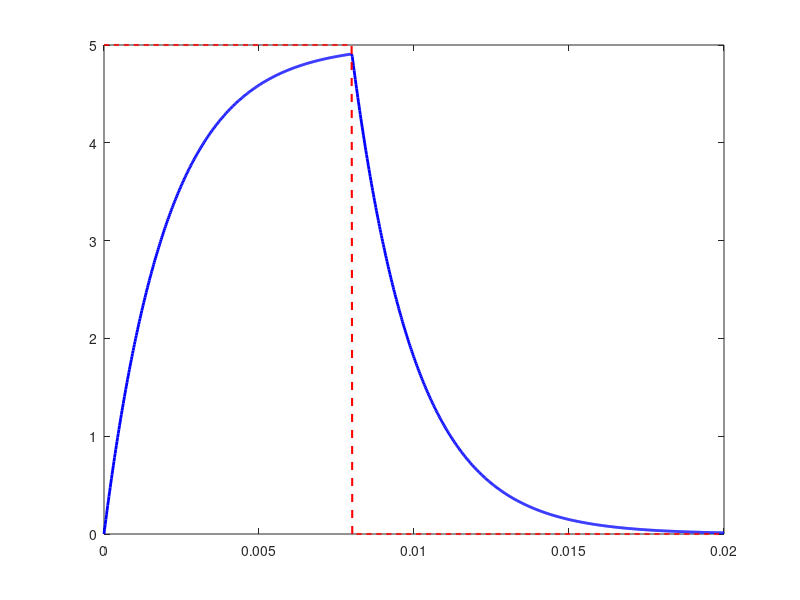

Write the MATLAB code that produced this figure. (Note: this script raises an error after producing the figure.)
close all;
clc;
clear;

% --- Common Parameters ---
r1 = 1000; 
c1 = 2e-6;
tau = r1 * c1; % Time constant (0.002s)
vC0 = 0;
vm = 5;
t = linspace(0, 0.02, 1000); 

% System Definition (Transfer Function)
num = 1;
den = [tau 1];
sys = tf(num, den);

%% Plot 1: Standard 4-Tau Pulse
figure(1);
T4 = 4 * tau; 
vs4 = vm * (t <= T4); 
[vC4, t_out4] = lsim(sys, vs4, t, vC0);

plot(t_out4, vC4, 'b', 'LineWidth', 2);
hold on;
plot(t, vs4, '--r', 'LineWidth', 1.5);

% Darker green Time Constant line
xline(tau, '--', 'Color', [0 0.5 0], 'Label', '\tau', ...
    'LineWidth', 2, 'LabelVerticalAlignment', 'bottom');

grid on;
xlabel('Time (s)');
ylabel('Voltage (V)');
legend('Capacitor Voltage (v_C)', 'Input Voltage (v_m)', 'Time Constant (\tau)');
title('RC Circuit Response (Period = 8\tau, Pulse = 4\tau)');
ylim([0 6]);

%% Plot 2: Shared Plot (Comparison of 1\tau through 5\tau)
figure(2);
hold on;
grid on;

% Define colors for the 5 curves
colors = lines(5); 

for n = 1:5
    T_pulse = n * tau;
    vs_loop = vm * (t <= T_pulse);
    [vC_loop, t_out_loop] = lsim(sys, vs_loop, t, vC0);
    
    % Style Logic: Solid for 1 and 4, Dotted for others
    if n == 1 || n == 4
        style = '-';
        width = 2.5; 
    else
        style = ':';
        width = 1.5;
    end
    
    plot(t_out_loop, vC_loop, style, 'Color', colors(n,:), 'LineWidth', width, ...
        'DisplayName', [num2str(n), '\tau Pulse']);
end

% Darker green Time Constant line with label, excluded from Legend
xline(tau, '--', 'Color', [0 0.5 0], 'LineWidth', 2, ...
    'Label', '\tau', 'LabelVerticalAlignment', 'bottom', ...
    'HandleVisibility', 'off');

% Horizontal line for Max Input Voltage, excluded from Legend
yline(vm, '--k', 'Max Input (5V)', 'LineWidth', 1, ...
    'LabelHorizontalAlignment', 'right', 'HandleVisibility', 'off');

% Formatting
xlabel('Time (s)');
ylabel('Voltage (V)');
title('Comparison of RC Circuit Responses for Different Pulse Durations');
legend('Location', 'northeastoutside');
ylim([0 6]);
hold off;
